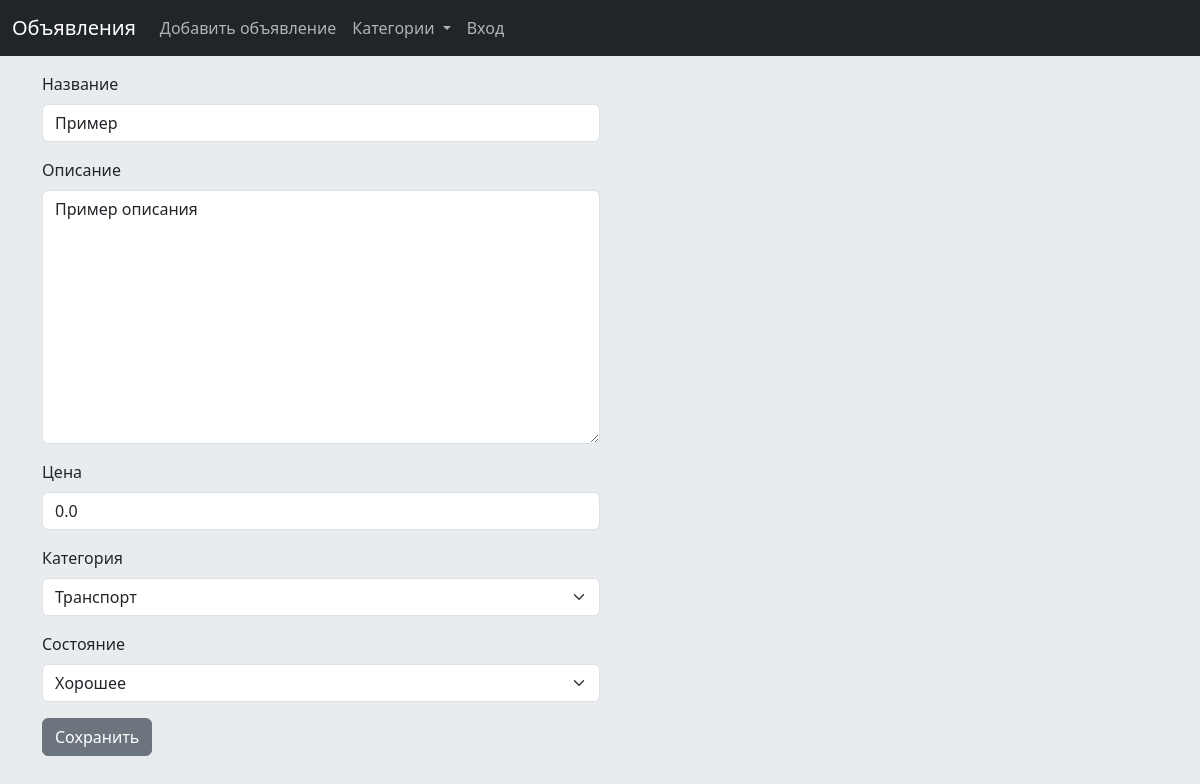
The app's page /update/13/ with its own data.
### bboardapp/models.py (models this page shows)
class Bb(models.Model):
    STATUS_CHOICES = [
        ('Go', 'Хорошее'),
        ('No', 'Среднее'),
        ('Bad', 'Плохое'),
    ]
    title = models.CharField(max_length=50, verbose_name='Название')
    text = models.TextField(null=True, blank=True, verbose_name='Описание')
    status = models.CharField(max_length=50, choices=STATUS_CHOICES, default='Go',
                              verbose_name='Состояние')
    price = models.FloatField(null=True, blank=True, verbose_name='Цена')
    published = models.DateTimeField(auto_now_add=True, db_index=True, verbose_name='Опубликовано')
    rubric = models.ForeignKey('Rubric', null=True, on_delete=models.PROTECT,
                               verbose_name='Категория')
    class Meta:
        verbose_name_plural = 'Объявления'
        verbose_name = 'Объявление'
        ordering = ['-published']

### bboardapp/views.py (the view)
# urls.py: path('update/<int:pk>/', BbEditView.as_view(), name='update'),
class BbEditView(UpdateView):
    model = Bb
    form_class = BbForm
    template_name = 'bboardapp/update.html'
    success_url = '/'
    def get_context_data(self, **kwargs):
        context = super().get_context_data()
        context['rubrics'] = Rubric.objects.all()
        return context

### bboardapp/forms.py
class BbForm(ModelForm):
    class Meta:
        model = Bb
        fields = ('title', 'text', 'price', 'rubric', 'status')

### bboardapp/models.py (called while the page is built)
    def __str__(self):
        return self.name

### bboardapp/templates/bboardapp/update.html (shortened to what this page needs)
{% extends 'layout/base.html' %}
{% load django_bootstrap5 %}
{% block content %}
<form class="col-md-6" method="post">
  {% bootstrap_form form %}
  <button type="submit" class="btn btn-secondary">Сохранить</button>
</form>
{% endblock %}

### records on screen
Bb: title "Пример", text "Пример описания", price "0.0", rubric "Транспорт", status "Хорошее"
